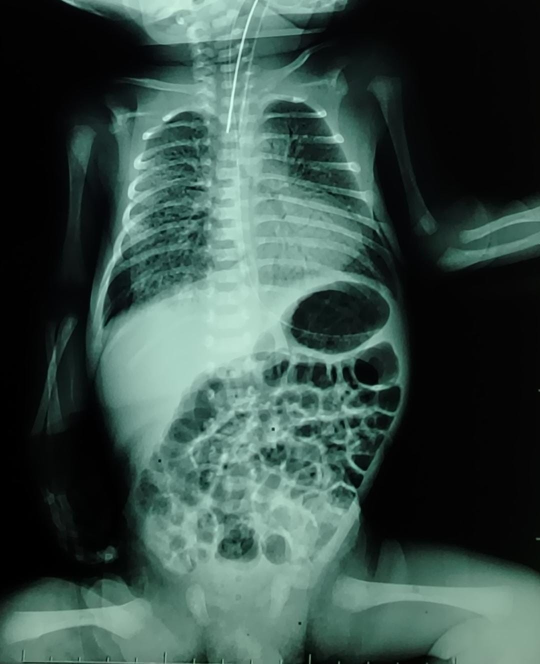
#> input picture Python/IMAGENO/RXNeonato.jpeg, 1080 x 1327 px (shown at 1/2 size)
$ jupyter execute MASCARASYFILTROSPARTIYII.ipynb
#> lines starting #> are read from the running program, lines starting #| are printed output that depends on the picture; after the words box and inside, x2 and y2 are one past the last pixel; in counts of white or black regions, pixels touching at a corner belong together
[cell 1]
# 1. Importamos las librerías necesarias
import imageio.v2 as imageio  # lector de imágenes
import numpy as np  # operaciones numéricas
import matplotlib.pyplot as plt  # visualización

# 2. Cargamos la imagen radiologica
im = imageio.imread('RXNeonato.jpeg')
#> im is the input picture: shape (1327, 1080, 3); mean R, G, B 56.1, 77.8, 71.4

# 3. Mostramos información básica de la imagen
print('Data type:', im.dtype)
#| Data type: uint8
print('Min. value:', im.min())
#| Min. value: 0
print('Max value:', im.max())
#| Max value: 255

# 4. Configuramos los valores de ticks (intervalos para la barra de color)
import matplotlib.ticker as ticker
min_val = 0
max_val = np.max(im)
#> max_val = 255
tick_interval = 50
tick_vals = np.arange(min_val, int(max_val) + tick_interval, tick_interval)
#> tick_vals = [0, 50, 100, 150, 200, 250, 300]

# Mostrar la imagen en escala de grises
plt.imshow(im, vmin=0, vmax=255, cmap='gray')
colorbar = plt.colorbar()
colorbar.set_ticks(tick_vals)

# Renderizar la figura
plt.show()
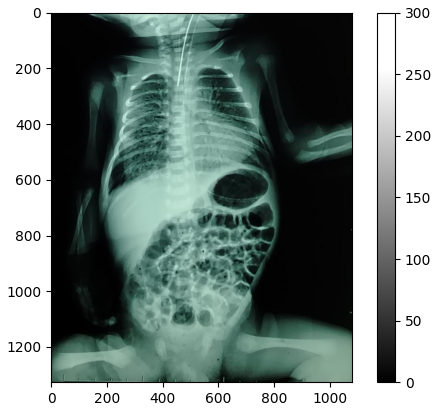
#> figure drawn by matplotlib, 2 panels

[cell 2]
# Import SciPy's "ndimage" module
import scipy.ndimage as ndi
# Create a histogram, binned at each possible value
hist = ndi.histogram(im, min=0, max=255, bins=256)
#> hist = 256 values, max 340633 at index 4, min 24 at index 254, mean 16794.8
hist.shape
# Dibujar el Histograma
plt.plot(hist)
plt.xlabel('Intensidad')
plt.ylabel('Número de píxeles')
plt.show()
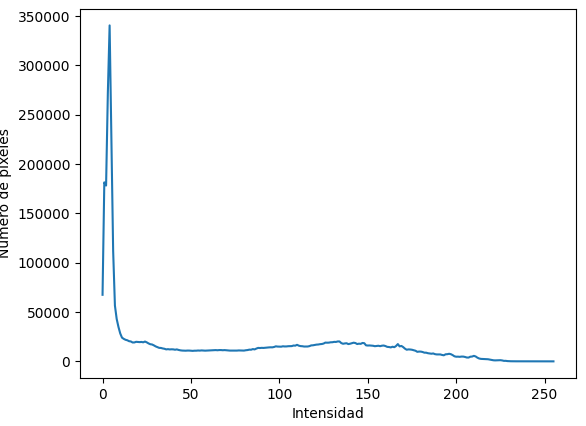
#> figure drawn by matplotlib, 1 panel; curve peaks at x = 4, y = 340633

[cell 3]
# Create a cumulative distribution function
cdf = hist.cumsum() / hist.sum()
#> cdf = 256 values from 0.0157 to 1
cdf.shape
# Dibujar distribución CDF
plt.plot(cdf)
plt.xlabel('Intensidad')
plt.ylabel('Proporción de Pixeles')
plt.show()
#> figure, not shown here; curve peaks at x = 255, y = 1

[cell 4]
# Plot the histogram and CDF
fig, axes = plt.subplots(2, 1, sharex=True)
axes[0].plot(hist, label='Histogram')
axes[1].plot(cdf, label='CDF')
for ax in fig.axes:
    ax.legend(loc='center right')
plt.show()
#> figure, not shown here; panel 2: curve peaks at x = 255, y = 1

[cell 5]
im_ecualizada = (cdf[im] * 255).astype(np.uint8)
fig, axes = plt.subplots(1, 2)
axes[0].imshow(im)
axes[1].imshow(im_ecualizada)
plt.show()

[cell 6]
import numpy as np
im = np.array([[10, 20, 80],
[30, 60, 90],
[15, 25, 40]])
mask = im > 50
print(mask)

[cell 7]
mask_range = (im > 30) & (im < 80)
print(mask_range)

[cell 8]
masked_im = np.where(mask, im, 0)
print(masked_im)

[cell 9]
im_masked = im.copy()
im_masked[~mask] = 0 # ~ invierte la máscara (False → True)
print(masked_im)

[cell 10]
im = imageio.imread('RXNeonato.jpeg')
bone_mask = im > 64
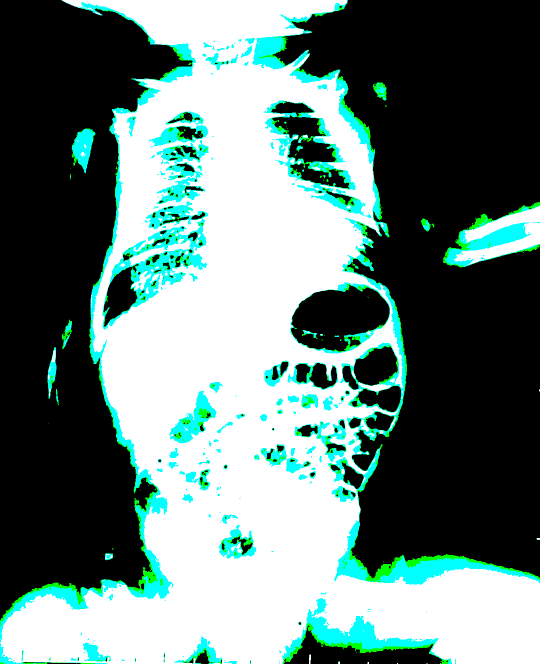
#> bone_mask: shape (1327, 1080, 3) bool (shown at 1/2 size); mean R, G, B 0.399, 0.496, 0.477
im_masked = im.copy()
im_masked[~bone_mask] = 0
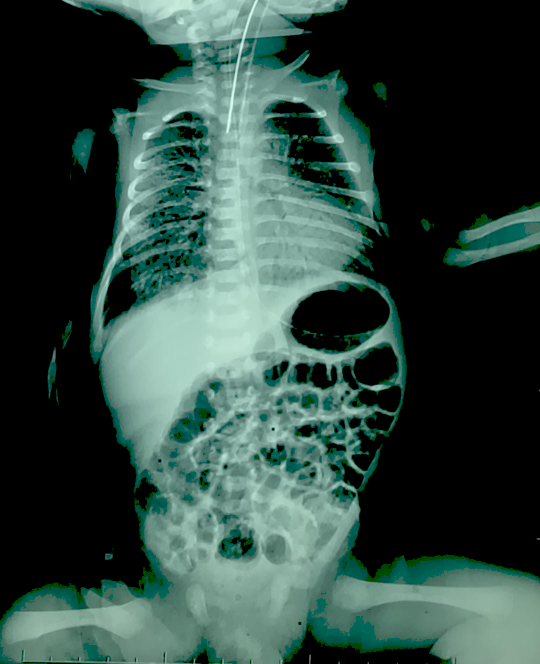
#> im_masked: shape (1327, 1080, 3) (shown at 1/2 size); mean R, G, B 47.3, 71.3, 64.2
fig, axes = plt.subplots(1, 2)
axes[0].imshow(im)
axes[1].imshow(im_masked, cmap='gray')
plt.show()

[cell 11]
# 1. Importamos las librerías necesarias
import imageio.v2 as imageio # lector de imágenes
import numpy as np # operaciones numéricas
import matplotlib.pyplot as plt # visualización
# Import SciPy's "ndimage" module
import scipy.ndimage as ndi
im = imageio.imread('RXNeonato.jpeg')
# Si la imagen tiene 3 canales (RGB), conviértela a escala de grises
if im.ndim == 3:
    im = np.mean(im, axis=2).astype(np.uint8)
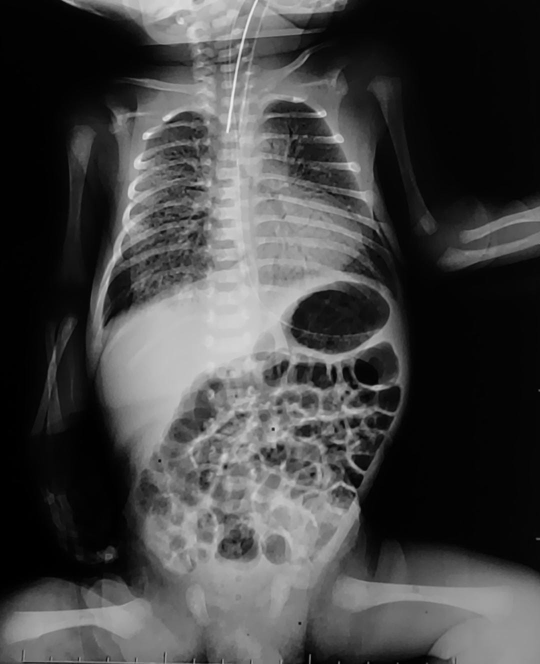
#> im: shape (1327, 1080) (shown at 1/2 size); min 0, max 240, mean 68.2
else:
    im = im.astype(np.uint8)
hist = ndi.histogram(im, min=0, max=255, bins=256)
#> hist = 256 values, max 112039 at index 4, min 0 at index 241, mean 5598.3
cdf = hist.cumsum() / hist.sum()
#> cdf = 256 values from 0.0149 to 1
im_ecualizada = (cdf[im] * 255).astype(np.uint8)
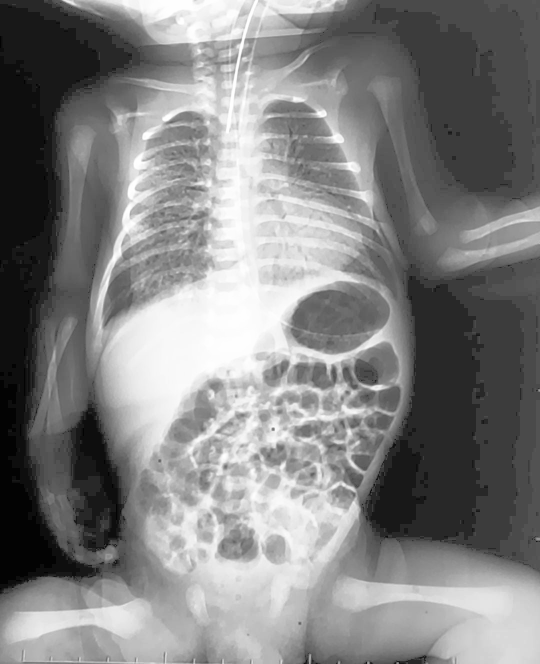
#> im_ecualizada: shape (1327, 1080) (shown at 1/2 size); min 3, max 255, mean 129.5
# Create skin and bone masks
mask_skin = (im_ecualizada >= 50) & (im_ecualizada < 208)
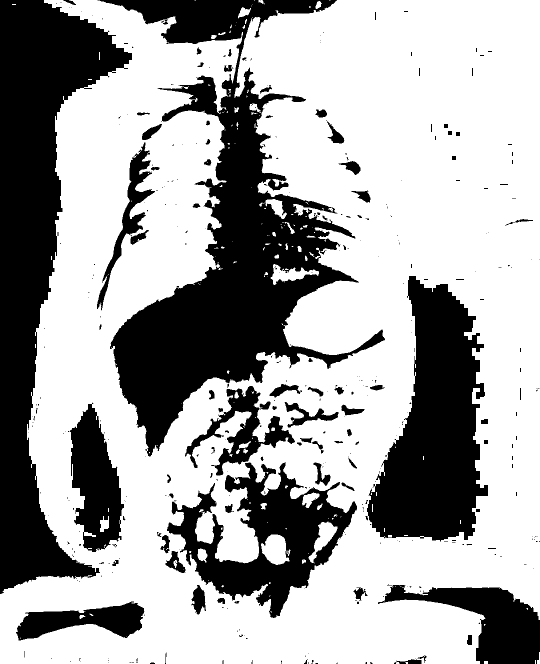
#> mask_skin: shape (1327, 1080) bool (shown at 1/2 size); 65.4% white; 407 black regions (308 under 20 px), largest, box (x1, y1, x2, y2) and area: (195, 0, 770, 913) 158084, (0, 0, 264, 1188) 131097, (734, 552, 976, 1083) 76585
mask_bone = im_ecualizada >=210
#> mask_bone: shape (1327, 1080) bool; 18.1% white; 217 white regions (144 under 20 px), largest, box (x1, y1, x2, y2) and area: (195, 0, 770, 913) 155500, (334, 924, 714, 1235) 43716, (756, 1170, 1080, 1327) 19805
# Plot the skin (0) and bone (1) masks
fig, axes = plt.subplots(1,2)
axes[0].imshow(mask_skin, cmap='gray')
axes[1].imshow(mask_bone, cmap='gray')
for ax in fig.axes:
    ax.axis('off')
plt.tight_layout()
plt.show()

[cell 12]
mask_bone = im_ecualizada >= 100
#> mask_bone: shape (1327, 1080) bool; 61.1% white; 223 black regions (175 under 20 px), largest, box (x1, y1, x2, y2) and area: (0, 0, 337, 1207) 228237, (720, 205, 1080, 1146) 184830, (582, 0, 1080, 444) 129822
im_bone = np.where(mask_bone, im_ecualizada, 0)
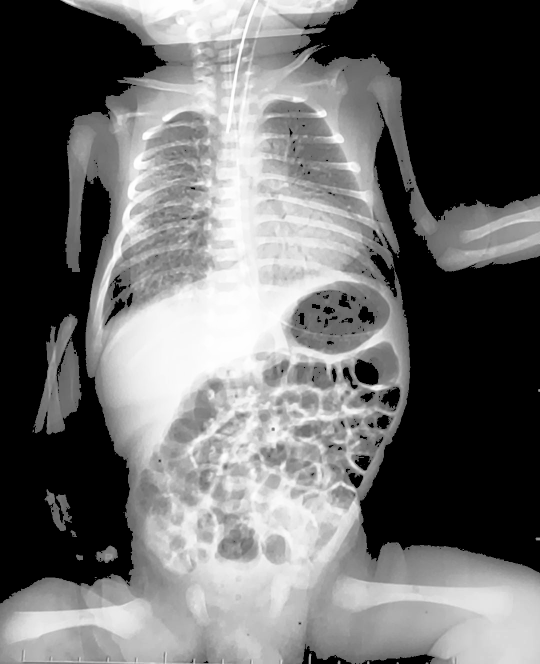
#> im_bone: shape (1327, 1080) (shown at 1/2 size); min 0, max 255, mean 108.2
13
# Get the histogram of bone intensities
hist = ndi.histogram(im_bone, min=1, max=255, bins=255)
#> hist = 255 values, max 10779 at index 226, min 0 at index 0, mean 3434.1
# Plot masked image and histogram
fig, axes = plt.subplots(2, 1)
fig.axes[0].axis('off')
axes[0].imshow(im_bone, cmap='gray')
axes[1].plot(hist)
plt.tight_layout()
plt.show()
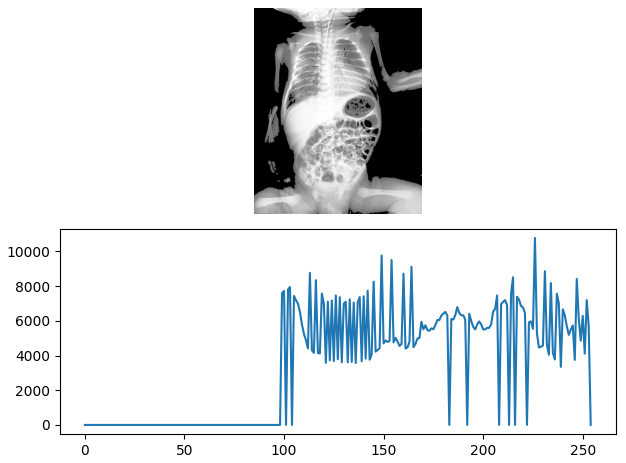
#> figure drawn by matplotlib, 2 panels; panel 2: curve peaks at x = 226, y = 10779

[cell 13]
# Crear y ajustar la máscara de hueso
mask_bone = im_ecualizada >= 150
#> mask_bone: shape (1327, 1080) bool; 41.5% white; 141 white regions (103 under 20 px), largest, box (x1, y1, x2, y2) and area: (0, 0, 1080, 1327) 581769, (902, 412, 1080, 530) 8817, (263, 538, 308, 581) 809
mask_dilate = ndi.binary_dilation(mask_bone, iterations=5)
#> mask_dilate: shape (1327, 1080) bool; 47.3% white; 19 white regions, largest, box (x1, y1, x2, y2) and area: (0, 0, 1080, 1327) 661172, (893, 407, 1080, 535) 12268, (145, 273, 186, 326) 1498
mask_closed = ndi.binary_closing(mask_bone, iterations=5)
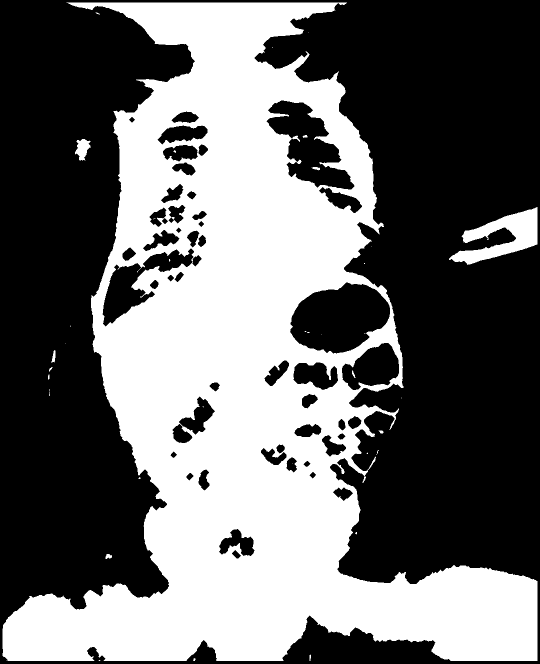
#> mask_closed: shape (1327, 1080) bool (shown at 1/2 size); 42.3% white; 38 white regions (25 under 20 px), largest, box (x1, y1, x2, y2) and area: (5, 5, 1075, 1322) 596014, (898, 414, 1075, 530) 8791, (150, 278, 181, 321) 833
# Trazar imágenes enmascaradas
fig, axes = plt.subplots(1,3)
axes[0].imshow(mask_bone, cmap='gray')
axes[1].imshow(mask_dilate, cmap='gray')
axes[2].imshow(mask_closed, cmap='gray')
# Visualizar imágenes y quitar ejes
fig.axes[0].axis('off')
plt.tight_layout()
plt.show()

[cell 14]
import imageio.v2 as imageio
import scipy.ndimage as ndi
import matplotlib.pyplot as plt
im = imageio.imread('RXNeonato.jpeg')
# Si la imagen tiene 3 canales (RGB), conviértela a escala de grises
if im.ndim == 3:
    im = np.mean(im, axis=2).astype(np.uint8)
else:
    im = im.astype(np.uint8)
# Crear una matriz de tres por tres con pesos de filtro
# Establecer cada elemento en 0,11 para realizar un filtrado de media (también␣→llamado "filtrado uniforme")
weights = [[0.11, 0.11, 0.11],
            [0.11, 0.11, 0.11],
            [0.11, 0.11, 0.11]]
# Convolucionamos la imagen con el filtro
im_filt = ndi.convolve(im, weights)
# Graficamos y visualizamos
fig, axes = plt.subplots(1,2)
axes[0].imshow(im, cmap='gray')
axes[1].imshow(im_filt, cmap='gray')
plt.show()

$ run again, with Python/IMAGENO/RXTorax.jpeg copied over Python/IMAGENO/RXNeonato.jpeg
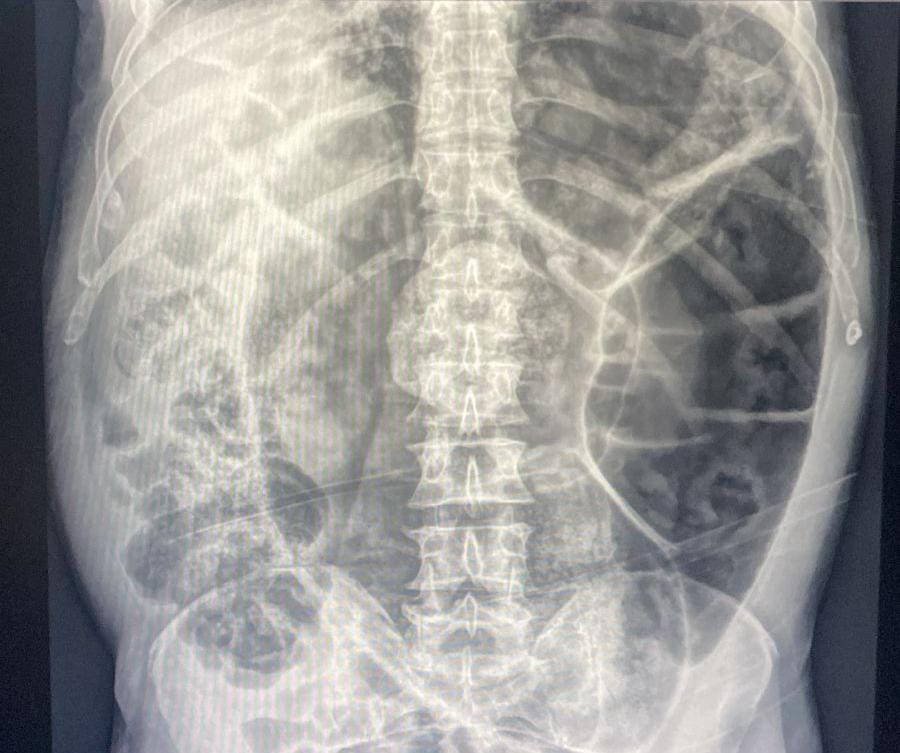
#> input picture Python/IMAGENO/RXTorax.jpeg, 900 x 753 px
#> im is the input picture: shape (753, 900, 3); mean R, G, B 152.2, 151.6, 149.3
#| Data type: uint8
#| Min. value: 0
#| Max value: 255
#> max_val = 255
#> `hist = ndi.histogram(im, min=0, max=255, bins=256)`: hist = 256 values, max 15338 at index 205, min 7 at index 1, mean 7941.8
#> `cdf = hist.cumsum() / hist.sum()`: cdf = 256 values from 5.9e-06 to 1
#> im_masked: shape (753, 900, 3); 14.42% of pixels changed, all inside (x1, y1, x2, y2) = (0, 0, 900, 753)
#> im: shape (753, 900)
#> `hist = ndi.histogram(im, min=0, max=255, bins=256)`: hist = 256 values, max 5618 at index 207, min 0 at index 0, mean 2647.3
#> `cdf = hist.cumsum() / hist.sum()`: cdf = 256 values from 0 to 1
#> `mask_skin = (im_ecualizada >= 50) & (im_ecualizada < 208)`:
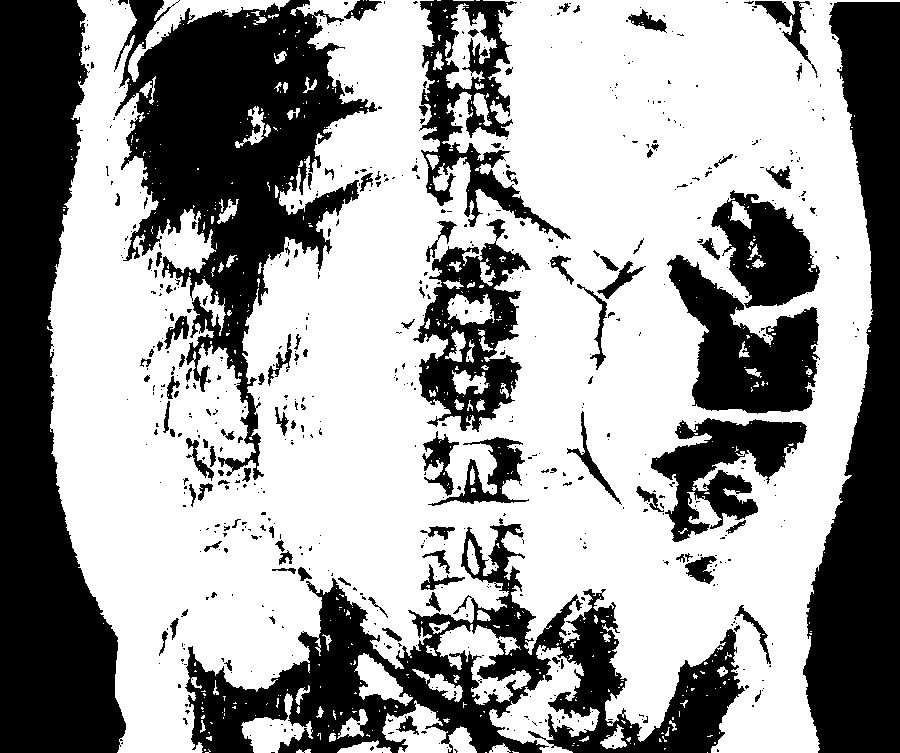
#> mask_skin: shape (753, 900) bool; 61.9% white; 666 black regions (551 under 20 px), largest, box (x1, y1, x2, y2) and area: (0, 0, 126, 753) 57624, (114, 0, 377, 480) 49175, (803, 2, 900, 753) 43264
#> `hist = ndi.histogram(im_bone, min=1, max=255, bins=255)`: hist = 255 values, max 5618 at index 210, min 0 at index 0, mean 1630.2
#> mask_dilate: shape (753, 900) bool; 54.1% white; 89 black regions (46 under 20 px), largest, box (x1, y1, x2, y2) and area: (510, 0, 829, 655) 123404, (0, 0, 170, 753) 86446, (761, 0, 900, 753) 57753
#> `mask_closed = ndi.binary_closing(mask_bone, iterations=5)`:
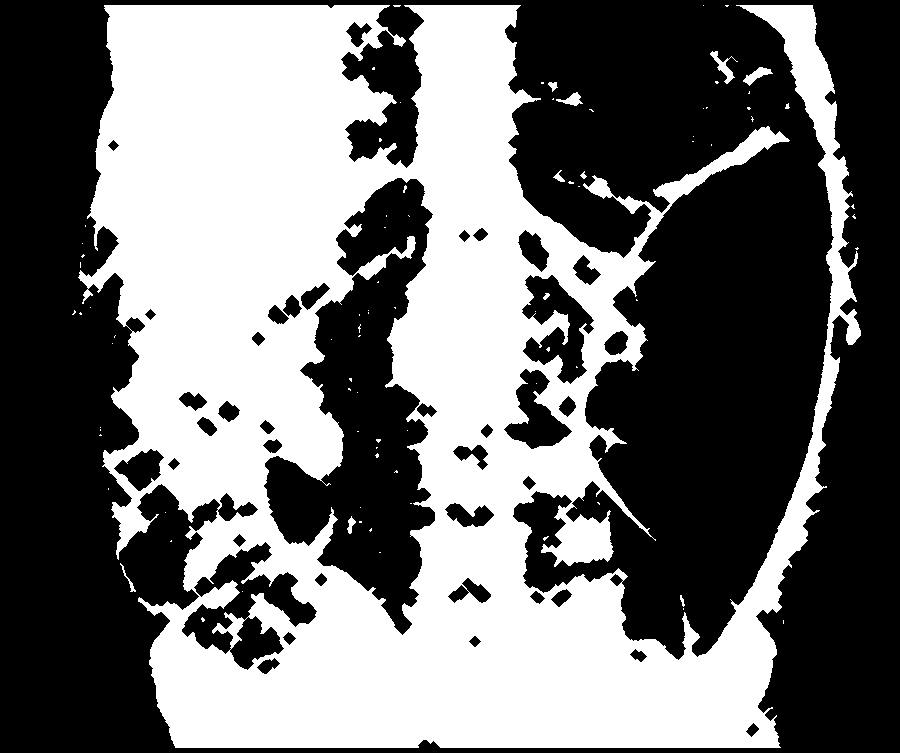
#> mask_closed: shape (753, 900) bool; 44.5% white; 87 white regions (76 under 20 px), largest, box (x1, y1, x2, y2) and area: (78, 5, 861, 748) 300262, (710, 51, 738, 84) 260, (743, 67, 773, 86) 227

$ run again, with Python/IMAGENO/RxMano.jpeg copied over Python/IMAGENO/RXNeonato.jpeg
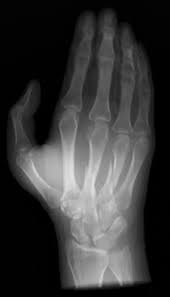
#> input picture Python/IMAGENO/RxMano.jpeg, 170 x 297 px
#> im is the input picture: shape (297, 170, 3); min 0, max 229, mean 55.9
#| Data type: uint8
#| Min. value: 0
#| Max value: 229
#> max_val = 229
#> `hist = ndi.histogram(im, min=0, max=255, bins=256)`: hist = 256 values, max 32688 at index 1, min 0 at index 230, mean 591.7
#> cdf = 256 values from 0.0767 to 1
#> bone_mask: shape (297, 170, 3) bool; 36.9% white; 17 white regions (15 under 20 px), largest, box (x1, y1, x2, y2) and area: (16, 24, 149, 288) 18427, (13, 107, 25, 144) 132
#> im: shape (297, 170)
#> `hist = ndi.histogram(im, min=0, max=255, bins=256)`: hist = 256 values, max 10896 at index 1, min 0 at index 230, mean 197.2
#> mask_skin: shape (297, 170) bool; 73.8% white; 52 black regions (34 under 20 px), largest, box (x1, y1, x2, y2) and area: (23, 124, 138, 286) 9325, (72, 186, 170, 297) 1476, (35, 80, 60, 145) 517
#> `hist = ndi.histogram(im_bone, min=1, max=255, bins=255)`: hist = 255 values, max 1836 at index 107, min 0 at index 0, mean 121.1
#> mask_dilate: shape (297, 170) bool; 52.9% white; 4 black regions (2 under 20 px), largest, box (x1, y1, x2, y2) and area: (0, 0, 170, 297) 23691, (87, 69, 93, 98) 90
#> `mask_closed = ndi.binary_closing(mask_bone, iterations=5)`:
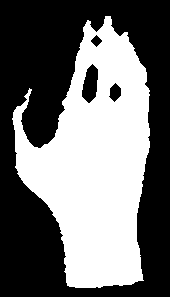
#> mask_closed: shape (297, 170) bool; 43.9% white; 1 white region, box (x1, y1, x2, y2) and area: (12, 16, 150, 288) 22153
